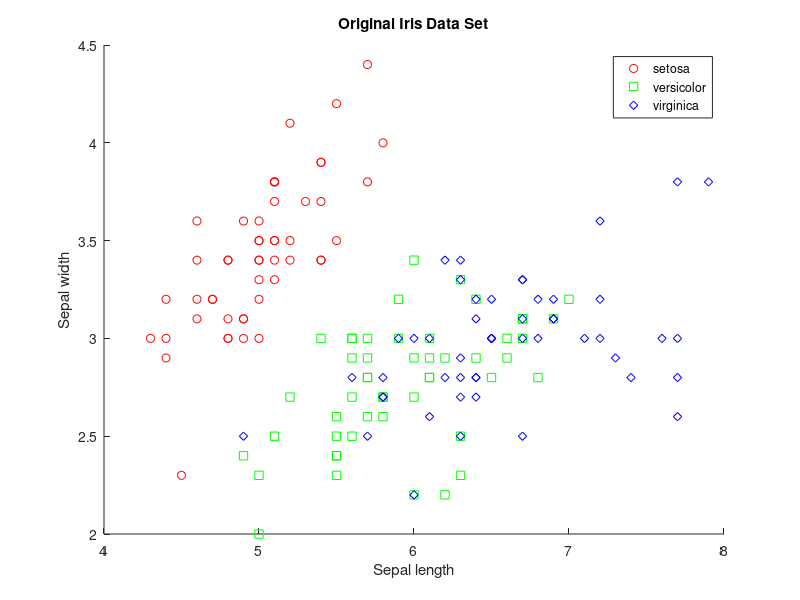
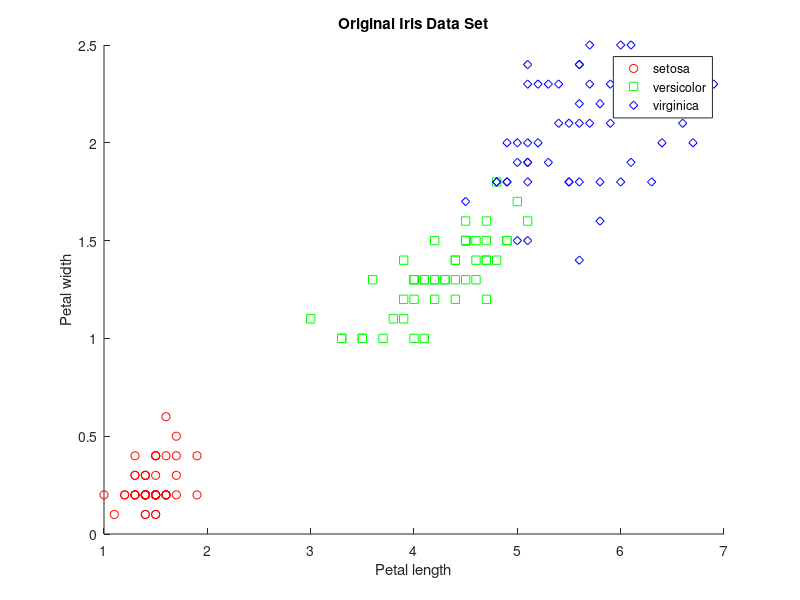

MATLAB code for these plots, in order:
load fisheriris.mat

X = zeros(32,150);

for i=1:4
    x_min = min(meas(:,i));
    x_max = max(meas(:,i));
    X(i,:) = (meas(:,i)' - x_min)/(x_max - x_min);
end

dir = 'results/knn/';

figure()
hold on
gscatter(meas(:,1),meas(:,2),species,'rgb','osd',[6,6,6]);
title('Original Iris Data Set')
xlabel('Sepal length')
ylabel('Sepal width')
hold off
saveas(gca, strcat(dir, 'original_fisheriris_1.png'));

figure()
hold on
gscatter(meas(:,3),meas(:,4),species,'rgb','osd',[6,6,6]);
title('Original Iris Data Set')
xlabel('Petal length')
ylabel('Petal width')
hold off
saveas(gca, strcat(dir, 'original_fisheriris_2.png'));